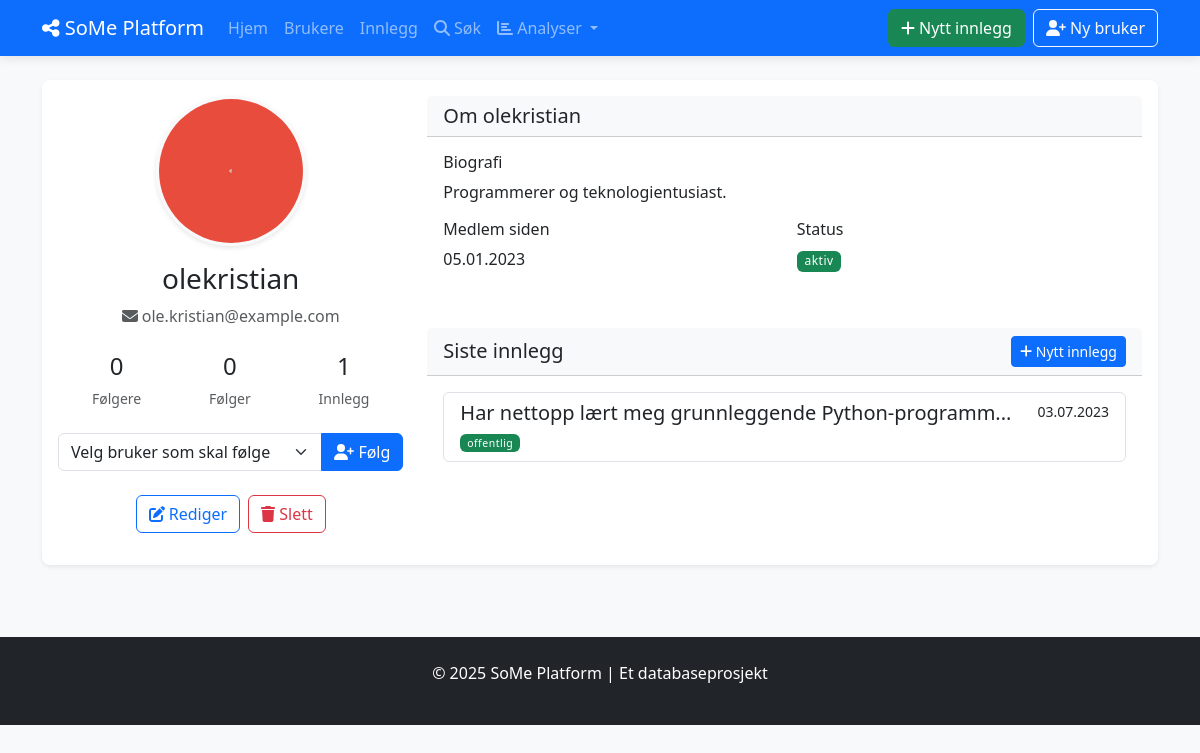
Screenshot of /users/19 with the database file from the repository.
### tables this page shows
CREATE TABLE BRUKERE (
            bruker_id INTEGER PRIMARY KEY AUTOINCREMENT,
            brukernavn TEXT NOT NULL UNIQUE,
            epost TEXT NOT NULL UNIQUE,
            passord_hash TEXT NOT NULL,
            profilbilde TEXT,
            bio TEXT,
            registrerings_dato DATE NOT NULL DEFAULT CURRENT_DATE,
            fødselsdato DATE,
            status TEXT DEFAULT 'aktiv'
        );

CREATE TABLE INNLEGG (
            innlegg_id INTEGER PRIMARY KEY AUTOINCREMENT,
            innhold TEXT NOT NULL,
            opprettet_dato DATETIME NOT NULL DEFAULT CURRENT_TIMESTAMP,
            oppdatert_dato DATETIME DEFAULT CURRENT_TIMESTAMP,
            synlighet TEXT NOT NULL DEFAULT 'offentlig',
            bruker_id INTEGER NOT NULL,
            FOREIGN KEY (bruker_id) REFERENCES BRUKERE(bruker_id) ON DELETE CASCADE
        );

### social_media_app/app.py (the view)
@app.route('/users/<int:user_id>')
def view_user(user_id):
    with Database() as db:
        user = db.fetchone("SELECT * FROM BRUKERE WHERE bruker_id = ?", (user_id,))
        if user:
            user = format_date_fields(user, ['registrerings_dato', 'fødselsdato'])
            posts = db.fetchall("SELECT * FROM INNLEGG WHERE bruker_id = ? ORDER BY opprettet_dato DESC", (user_id,))
            posts = [format_date_fields(post, ['opprettet_dato', 'oppdatert_dato']) for post in posts]
            followers = db.fetchone("SELECT COUNT(*) as count FROM FØLGER WHERE følger_bruker_id = ? AND status = 'aktiv'", (user_id,))
            following = db.fetchone("SELECT COUNT(*) as count FROM FØLGER WHERE følger_id = ? AND status = 'aktiv'", (user_id,))
            all_users = db.fetchall("SELECT bruker_id, brukernavn FROM BRUKERE WHERE status = 'aktiv'")
            return render_template('users/view.html', user=user, posts=posts,
                                followers=followers['count'] if followers else 0,
                                following=following['count'] if following else 0,
                                all_users=all_users)
    flash('User not found', 'danger')
    return redirect(url_for('list_users'))

### social_media_app/app.py (called while the page is built)
def format_date_fields(item, date_fields=None):
    if not item:
        return None
    if not isinstance(item, dict):
        item = dict(item)
    if date_fields:
        for field in date_fields:
            if field in item and item[field]:
                try:
                    if 'T' in item[field]:  # ISO format
                        item[field] = datetime.fromisoformat(item[field].replace('Z', '+00:00'))
                    else:  # SQLite default format
                        item[field] = datetime.strptime(item[field], '%Y-%m-%d %H:%M:%S')
                except (ValueError, TypeError):
                    try:
                        item[field] = datetime.strptime(item[field], '%Y-%m-%d')
                    except (ValueError, TypeError):
                        pass  # Keep original if parsing fails
    return item

### social_media_app/db_config.py (called while the page is built)
    def __enter__(self):
        return self

    def __exit__(self, exc_type, exc_val, exc_tb):
        self.cursor.close()
        if self.conn:
            self.conn.close()

    def fetchall(self, sql, params=None):
        self.cursor.execute(sql, params or ())
        return self.cursor.fetchall()

    def fetchone(self, sql, params=None):
        self.cursor.execute(sql, params or ())
        return self.cursor.fetchone()

### social_media_app/templates/users/view.html (shortened to what this page needs)
{% extends "base.html" %}
{% block content %}
<div class="card shadow-sm mb-4">
    <div class="card-body">
        <div class="row">
            <div class="col-md-4 text-center">
                <div class="mb-3">
                    {% if user.profilbilde %}
                        <img src="{{ url_for('static', filename='uploads/' + user.profilbilde) }}"
                             alt="{{ user.brukernavn }}" class="rounded-circle img-fluid profile-image" width="150" height="150">
                    {% else %}
                        <div class="rounded-circle bg-secondary d-flex align-items-center justify-content-center mx-auto profile-placeholder">
                            <i class="fas fa-user fa-4x text-white"></i>
                        </div>
                    {% endif %}
                </div>
                <h2 class="h3">{{ user.brukernavn }}</h2>
                <p class="text-muted">
                    <i class="fas fa-envelope"></i> {{ user.epost }}
                </p>
                <div class="d-flex justify-content-around my-4">
                    <div class="text-center">
                        <div class="h4">{{ followers }}</div>
                        <div class="small text-muted">Følgere</div>
                    </div>
                    <div class="text-center">
                        <div class="h4">{{ following }}</div>
                        <div class="small text-muted">Følger</div>
                    </div>
                    <div class="text-center">
                        <div class="h4">{{ posts|length }}</div>
                        <div class="small text-muted">Innlegg</div>
                    </div>
                </div>
                <div class="mb-4">
                    <form action="{{ url_for('follow_user', user_id=user.bruker_id) }}" method="post">
                        <div class="input-group">
                            <select name="follower_id" class="form-select">
                                <option value="" selected disabled>Velg bruker som skal følge</option>
                            </select>
                            <button type="submit" class="btn btn-primary">
                                <i class="fas fa-user-plus"></i> Følg
                            </button>
                        </div>
                    </form>
                </div>
                <div class="d-flex justify-content-center gap-2 mb-3">
                    <a href="{{ url_for('show_edit_user', user_id=user.bruker_id) }}" class="btn btn-outline-primary">
                        <i class="fas fa-edit"></i> Rediger
                    </a>
                    <button type="button" class="btn btn-outline-danger" data-bs-toggle="modal" data-bs-target="#deleteUserModal">
                        <i class="fas fa-trash"></i> Slett
                    </button>
                </div>
            </div>
            <div class="col-md-8">
                <div class="card mb-4">
                    <div class="card-header bg-light">
                        <h3 class="h5 mb-0">Om {{ user.brukernavn }}</h3>
                    </div>
                    <div class="card-body">
                        <div class="mb-3">
                            <h4 class="h6">Biografi</h4>
                            <p>{{ user.bio or 'Ingen biografi lagt til.' }}</p>
                        </div>
                        <div class="row">
                            <div class="col-md-6">
                                <div class="mb-3">
                                    <h4 class="h6">Medlem siden</h4>
                                    <p>{{ user.registrerings_dato.strftime('%d.%m.%Y') }}</p>
                                </div>
                            </div>
                            <div class="col-md-6">
                                <div class="mb-3">
                                    <h4 class="h6">Status</h4>
                                    <p>
                                        <span class="badge {{ 'bg-success' if user.status == 'aktiv' else 'bg-secondary' }}">
                                            {{ user.status }}
                                        </span>
                                    </p>
                                </div>
                            </div>
                        </div>
                    </div>
                </div>
                <div class="card">
                    <div class="card-header bg-light d-flex justify-content-between align-items-center">
                        <h3 class="h5 mb-0">Siste innlegg</h3>
                        <a href="{{ url_for('show_create_post') }}" class="btn btn-sm btn-primary">
                            <i class="fas fa-plus"></i> Nytt innlegg
                        </a>
                    </div>
                    <div class="card-body">
                        {% if posts %}
                            <div class="list-group">
                                {% for post in posts %}
                                <a href="{{ url_for('view_post', post_id=post.innlegg_id) }}" class="list-group-item list-group-item-action">
                                    <div class="d-flex w-100 justify-content-between">
                                        <h5 class="mb-1 text-truncate text-truncate-custom">{{ post.innhold[:50] }}{% if post.innhold|length > 50 %}...{% endif %}</h5>
                                        <small>{{ post.opprettet_dato.strftime('%d.%m.%Y') }}</small>
                                    </div>
                                    <small class="text-muted">
                                        <span class="badge {{ 'bg-success' if post.synlighet == 'offentlig' else 'bg-warning' }}">
                                            {{ post.synlighet }}
                                        </span>
                                    </small>
                                </a>
                                {% endfor %}
                            </div>
                        {% else %}
                            <p class="text-center py-3 text-muted">Ingen innlegg å vise</p>
                        {% endif %}
                    </div>
                </div>
            </div>
        </div>
    </div>
</div>
{% endblock %}

### social_media_app/static/style.css (style rules this page uses)
body { background-color: #f8f9fa; min-height: 100vh; display: flex; flex-direction: column; }
.card { border-radius: 0.5rem; border: none; transition: transform 0.2s, box-shadow 0.2s; }
.card .rounded-circle { object-fit: cover; }
.badge { font-weight: 500; letter-spacing: 0.5px; }
.profile-image { width: 150px; height: 150px; object-fit: cover; border: 3px solid #f8f9fa; box-shadow: 0 2px 5px rgba(0, 0, 0, 0.1); }

### rows the page displays
BRUKERE: profilbilde (picture), brukernavn "olekristian", epost "ole.kristian@example.com", bio "Programmerer og teknologientusiast.", status "aktiv"
INNLEGG: innhold "Har nettopp lært meg grunnleggende Python-programm", opprettet_dato "03.07.2023", synlighet "offentlig"

### other values shown
{{ followers }} "0"
{{ following }} "0"
{{ posts|length }} "1"
{{ user.registrerings_dato.strftime('%d.%m.%Y') }} "05.01.2023"
